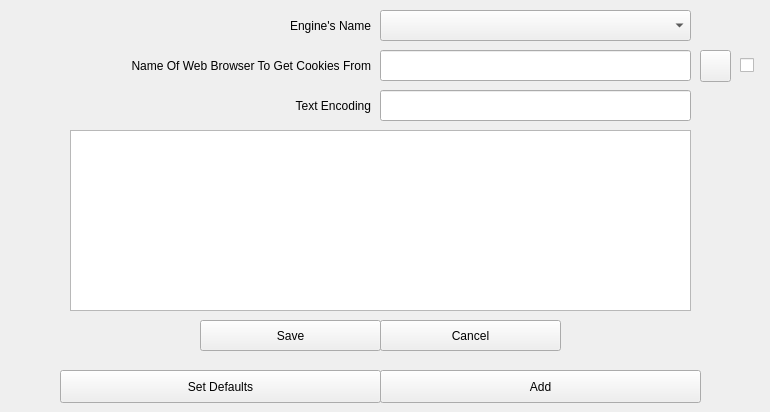
        <widget class="QWidget" name="EngineDefaultOptions">
         <attribute name="title">
          <string>Engine's Options</string>
         </attribute>
         <widget class="QComboBox" name="cbConfigureEngines">
          <property name="geometry">
           <rect>
            <x>380</x>
            <y>10</y>
            <width>311</width>
            <height>31</height>
           </rect>
          </property>
         </widget>
         <widget class="QLabel" name="labelConfigureEngines">
          <property name="geometry">
           <rect>
            <x>70</x>
            <y>10</y>
            <width>301</width>
            <height>31</height>
           </rect>
          </property>
          <property name="text">
           <string>Engine's Name</string>
          </property>
          <property name="alignment">
           <set
                                            >Qt::AlignmentFlag::AlignRight|Qt::AlignmentFlag::AlignTrailing|Qt::AlignmentFlag::AlignVCenter</set>
          </property>
          <property name="wordWrap">
           <bool>true</bool>
          </property>
         </widget>
         <widget class="QPushButton" name="pbConfigureEngineDefaultOptions">
          <property name="geometry">
           <rect>
            <x>60</x>
            <y>370</y>
            <width>321</width>
            <height>33</height>
           </rect>
          </property>
          <property name="text">
           <string>Set Defaults</string>
          </property>
         </widget>
         <widget class="QLabel" name="labelPathToCookieFile">
          <property name="geometry">
           <rect>
            <x>70</x>
            <y>50</y>
            <width>301</width>
            <height>31</height>
           </rect>
          </property>
          <property name="text">
           <string>Name Of Web Browser To Get Cookies From</string>
          </property>
          <property name="alignment">
           <set
                                            >Qt::AlignmentFlag::AlignRight|Qt::AlignmentFlag::AlignTrailing|Qt::AlignmentFlag::AlignVCenter</set>
          </property>
          <property name="wordWrap">
           <bool>true</bool>
          </property>
         </widget>
         <widget class="QLineEdit" name="lineEditConfigureCookieBrowserName">
          <property name="geometry">
           <rect>
            <x>380</x>
            <y>50</y>
            <width>311</width>
            <height>31</height>
           </rect>
          </property>
         </widget>
         <widget class="QTableWidget" name="tableWidgetEnginesDefaultOptions">
          <property name="geometry">
           <rect>
            <x>60</x>
            <y>130</y>
            <width>641</width>
            <height>191</height>
           </rect>
          </property>
          <column>
           <property name="text">
            <string>Default</string>
           </property>
          </column>
          <column>
           <property name="text">
            <string>Engine's Default Options</string>
           </property>
          </column>
         </widget>
         <widget class="QPushButton" name="pbAddDefaultDownloadOption">
          <property name="geometry">
           <rect>
            <x>380</x>
            <y>370</y>
            <width>321</width>
            <height>33</height>
           </rect>
          </property>
          <property name="text">
           <string>Add</string>
          </property>
         </widget>
         <widget class="QLineEdit" name="lineEditAddDefaultDownloadOption">
          <property name="geometry">
           <rect>
            <x>230</x>
            <y>330</y>
            <width>471</width>
            <height>31</height>
           </rect>
          </property>
         </widget>
         <widget class="QLabel" name="label_6">
          <property name="geometry">
           <rect>
            <x>60</x>
            <y>330</y>
            <width>161</width>
            <height>31</height>
           </rect>
          </property>
          <property name="text">
           <string>Options To Add</string>
          </property>
          <property name="alignment">
           <set
                                            >Qt::AlignmentFlag::AlignRight|Qt::AlignmentFlag::AlignTrailing|Qt::AlignmentFlag::AlignVCenter</set>
          </property>
          <property name="wordWrap">
           <bool>true</bool>
          </property>
         </widget>
         <widget class="QLabel" name="labelEditConfigOptions">
          <property name="geometry">
           <rect>
            <x>60</x>
            <y>130</y>
            <width>641</width>
            <height>231</height>
           </rect>
          </property>
          <property name="autoFillBackground">
           <bool>true</bool>
          </property>
          <property name="text">
           <string />
          </property>
         </widget>
         <widget class="QPushButton" name="pbConfigureSaveEditOption">
          <property name="geometry">
           <rect>
            <x>200</x>
            <y>320</y>
            <width>181</width>
            <height>31</height>
           </rect>
          </property>
          <property name="text">
           <string>Save</string>
          </property>
         </widget>
         <widget class="QTextEdit" name="textEditConfigureEditOption">
          <property name="geometry">
           <rect>
            <x>70</x>
            <y>130</y>
            <width>621</width>
            <height>181</height>
           </rect>
          </property>
         </widget>
         <widget class="QPushButton" name="pbConfigureSaveEditOptionCancel">
          <property name="geometry">
           <rect>
            <x>380</x>
            <y>320</y>
            <width>181</width>
            <height>31</height>
           </rect>
          </property>
          <property name="text">
           <string>Cancel</string>
          </property>
         </widget>
         <widget class="QLineEdit" name="lineEditConfigureTextEncoding">
          <property name="geometry">
           <rect>
            <x>380</x>
            <y>90</y>
            <width>311</width>
            <height>31</height>
           </rect>
          </property>
         </widget>
         <widget class="QLabel" name="labelConfigureTextEncoding">
          <property name="geometry">
           <rect>
            <x>70</x>
            <y>90</y>
            <width>301</width>
            <height>31</height>
           </rect>
          </property>
          <property name="text">
           <string>Text Encoding</string>
          </property>
          <property name="alignment">
           <set
                                            >Qt::AlignmentFlag::AlignRight|Qt::AlignmentFlag::AlignTrailing|Qt::AlignmentFlag::AlignVCenter</set>
          </property>
          <property name="wordWrap">
           <bool>true</bool>
          </property>
         </widget>
         <widget class="QCheckBox" name="cbCookieSource">
          <property name="geometry">
           <rect>
            <x>740</x>
            <y>50</y>
            <width>21</width>
            <height>31</height>
           </rect>
          </property>
          <property name="toolTip">
           <string
                                            >Switch Between Setting Browser Name And Path To Cookie File</string>
          </property>
          <property name="text">
           <string />
          </property>
         </widget>
         <widget class="QPushButton" name="pbConfigureSetPathToCookieFile">
          <property name="geometry">
           <rect>
            <x>700</x>
            <y>50</y>
            <width>31</width>
            <height>32</height>
           </rect>
          </property>
          <property name="text">
           <string />
          </property>
         </widget>
        </widget>
